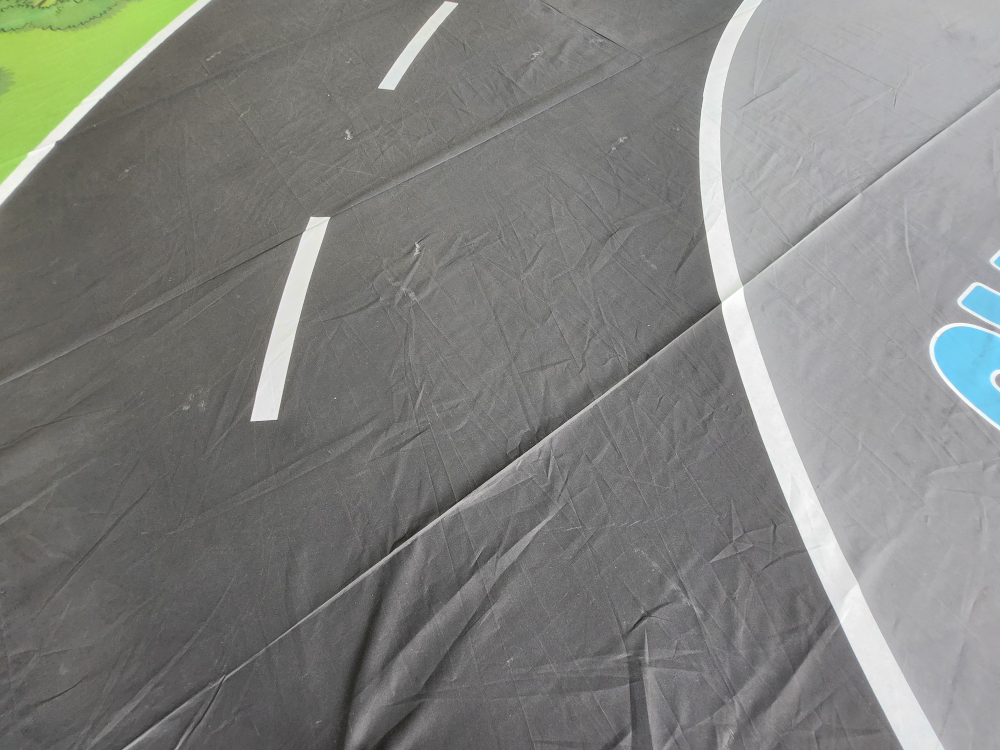
#> input picture pic.jpg, 4000 x 3000 px, given in place of the camera (shown at 1/4 size)
$ python run.py
#> lines starting #> are read from the running program, lines starting #| are printed output that depends on the picture; after the words box and inside, x2 and y2 are one past the last pixel; in counts of white or black regions, pixels touching at a corner belong together
import numpy as np
import serial
import cv2
import time
import sys

# 하이퍼파라미터 설정

angleK = 18 # 회전 각도 배율

lineR = 470 # 기본 라인 위치 설정
lineL = 170

RMax = 520 # 우측 임계값 (좌측 차선) -> 좌측 차선에 민감하게 반응하면 올리고 둔감하면 내리기
RMin = 420 # 좌측 임계값 (우측 차선) -> 우측 차선에 민감하게 반응하면 내리고 둔감하면 올리기

laneMove = 0.25 # 라인에서 벗어났을 때 움직이는 정도
laneC = 20 # 라인 보정치 -> 웬만하면 건들지 말고 라인 보정 이후에 정신 못차리면 수정(lane Move 크게 바꾸면 비례해서 수정 추천)

Svalue = 50 # 색 구분값 초록색 인식되면 내리고 흰색 안보이면 올리기

class ComputerVision(object):
    def grayscale(self, img):

        hsv = cv2.cvtColor(img, cv2.COLOR_BGR2HSV)
        """
        imgH, imgS, imgV = cv2.split(hsv)
        cv2.imshow("H", imgH)
        cv2.imshow("S", imgS)
        cv2.imshow("V", imgV)
        """
        lower = np.array([0, 0, 150])
        upper = np.array([255, Svalue, 255])

        mask = cv2.inRange(hsv, lower, upper)

        white = cv2.bitwise_and(img, img, mask=mask)
        return cv2.cvtColor(white, cv2.COLOR_BGR2GRAY)

    def gaussian_blur(self, img, kernel_size=(None, None)):
        return cv2.GaussianBlur(img, kernel_size, 0)

    def canny_edge(self, img, lth, hth):
        return cv2.Canny(img.copy(), lth, hth)

    def histogram_equalization(self, gray):
        return cv2.equalizeHist(gray)

    def hough_transform(self, img, rho=None, theta=None, threshold=None, mll=None, mlg=None, mode="lineP"):
        if mode == "line":
            return cv2.HoughLines(img.copy(), rho, theta, threshold)
        elif mode == "lineP":
            return cv2.HoughLinesP(img.copy(), rho, theta, threshold, lines=np.array([]),
                                   minLineLength=mll, maxLineGap=mlg)
        elif mode == "circle":
            return cv2.HoughCircles(img.copy(), cv2.HOUGH_GRADIENT, dp=1, minDist=80,
                                    param1=200, param2=10, minRadius=40, maxRadius=100)

    def calculation(self, img,  lines):
        total = 0.0
        cnt = 0

        if lines is None:
            return None

        for line in lines:
            x1, y1, x2, y2 = line[0]
            if x2 - x1 == 0:
                cnt += 1
            else:
                m = (y2 - y1) / (x2 - x1)
                if abs(m) > 1:
                    cv2.line(img, (x1, y1), (x2, y2), (255, 0, 0), 2)
                    theta = np.arctan(abs(m)) - np.pi / 2
                    if m > 0:
                        theta = theta * -1

                    total += theta
                    cnt += 1


        self.plothistogram(img)

        global lineL, lineR

        if lineR > RMax:
            lineL -= laneC
            lineR -= laneC
            return min(-1 * laneMove, result)
        if lineR < Rmin:
            lineL += laneC
            lineR += laneC
            return max(laneMove, result)

        if cnt == 0:
            return -999

        result = total / cnt

        return result

    def morphology(self, img, kernel_size=(None, None), mode="opening"):
        kernel = cv2.getStructuringElement(cv2.MORPH_RECT, kernel_size)
        return cv2.morphologyEx(img, cv2.MORPH_OPEN, kernel)

    def region_of_interest(self, img, vertices):
        mask = np.zeros_like(img)
        if len(img.shape) > 2:
            channel_count = img.shape[2]
            ignore_mask_color = (255,) * channel_count
        else:
            ignore_mask_color = 255

        cv2.fillPoly(mask, vertices, ignore_mask_color)
        masked_image = cv2.bitwise_and(img, mask)
        return masked_image

    def plothistogram(self, image):
        global lineL, lineR
        histogram = np.sum(image[7 * image.shape[0]//8:, :], axis=0)
        indices = np.where(histogram >= 7000)[0]
        if indices.size > 0:
            tempR = indices[np.argmin(np.abs(indices - lineR))]
            tempL = indices[np.argmin(np.abs(indices - lineL))]
            if np.abs(tempR - lineR) < 30:
                a = tempR - lineR
                lineR += a
                lineL += a
                return
            if np.abs(tempL - lineL) < 30:
                a = tempL - lineL
                lineR += a
                lineL += a
                return

    def wrapping(self, image):
        points = [[ 87, 357],
    [559, 357],
    [433, 119],
    [226, 119]]

        height, width = image.shape[0], image.shape[1]
        scaled_points = [(int(p[0]), int(p[1])) for p in points]

        src_points = np.float32([scaled_points[0], scaled_points[1], scaled_points[3], scaled_points[2]])
        dst_points = np.float32([[160, height], [width - 160, height], [160, 0], [width - 160, 0]])

        matrix = cv2.getPerspectiveTransform(src_points, dst_points)
        bird_eye_view = cv2.warpPerspective(image, matrix, (width, height))
        return bird_eye_view

    def detect(self, cap):
        if not cap.isOpened():
            return None

        ret, img = cap.read()
        if not ret:
            return None

        bird_eye_view = self.wrapping(img)

        # 그레이스케일 변환
        gray = self.grayscale(bird_eye_view)

        _, binary_img = cv2.threshold(gray, 180, 255, cv2.THRESH_BINARY)
        blur_gray = self.gaussian_blur(binary_img, (5, 5))

        hist = self.histogram_equalization(blur_gray)
        dst = self.morphology(hist, (2, 2), mode="opening")

        # 가우시안 블러 적용
        cv2.imshow("dst", dst)
        imshape = img.shape
        vertices = np.array([[
            (160, imshape[0] * 1.0),
            (100, imshape[0] * 0),
            (540, imshape[0] * 0),
            (496, imshape[0] * 1)
        ]], dtype=np.int32)

        masked = self.region_of_interest(dst, vertices)
        canny = self.canny_edge(masked, 150, 200)
        lines = self.hough_transform(canny, 1, np.pi/180, 50, 50, 20, mode="lineP")

        reward = self.calculation(dst, lines)

        return reward

class Arduino:
    def __init__(self):
        # 초기 상태 설정
        self.cap = cv2.VideoCapture(1, cv2.CAP_DSHOW)
        self.cap.set(cv2.CAP_PROP_FRAME_WIDTH, 640)
        self.cap.set(cv2.CAP_PROP_FRAME_HEIGHT, 360)
        self.cap.set(cv2.CAP_PROP_AUTOFOCUS, 0)
        self.arduino = serial.Serial(port='COM5', baudrate=9600, timeout=.1)
        time.sleep(2.0)
        self.computerVision = ComputerVision()

    def __delete__(self):
        self.cap.release()
        self.arduino.release()

    def move(self):
        # 모터 회전 후 이동
        try:
            check = 0
            while True:
                start = time.time()
                self.reward = self.take_picture()

                if self.reward is None:
                    print("Camera Disconnected")
                    angle = 999
                elif self.reward == -999:
                    print("No Line")
                    continue
                else:
                    angle = self.reward * angleK + 17

                angle = int(angle)
                print(lineL, lineR, angle)

                end = time.time()
                if end - start < 0.1:
                    time.sleep(0.1 - (end - start))
                self.arduino.flush()
                self.arduino.write(f"{angle}\n".encode('utf-8'))
                cv2.waitKey(1)
        except serial.SerialException as e:
            print(f"Serial Error : {e}")
        except KeyboardInterrupt:
            print("stop")
        finally:
            time.sleep(1.0)
            self.arduino.write("999\n".encode('utf-8'))

    def take_picture(self):
        reward = self.computerVision.detect(self.cap)
#> in detect, img is the input picture: shape (3000, 4000, 3); mean B, G, R 126.4, 129.6, 128.5
#> in wrapping, `bird_eye_view = cv2.warpPerspective(image, matrix, (width, height))`:
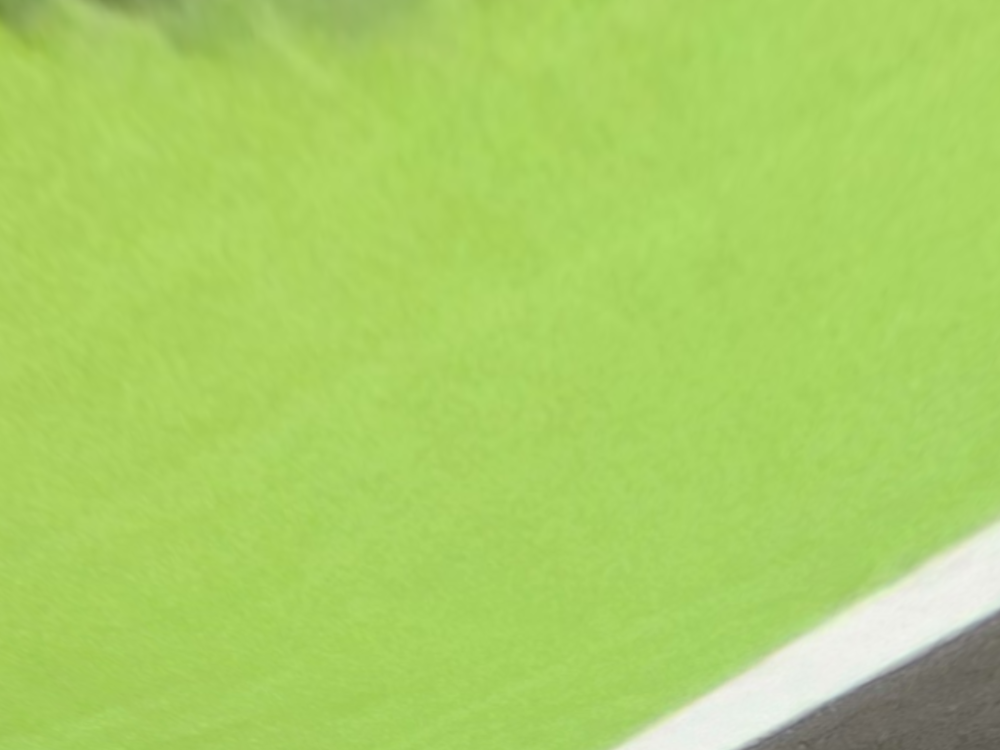
#> bird_eye_view: shape (3000, 4000, 3) (shown at 1/4 size); mean B, G, R 100.8, 208.7, 169.8
#> in grayscale, `hsv = cv2.cvtColor(img, cv2.COLOR_BGR2HSV)`: hsv: shape (3000, 4000, 3); mean H, S, V 40.7, 131.2, 208.7
#> in grayscale, `mask = cv2.inRange(hsv, lower, upper)`:
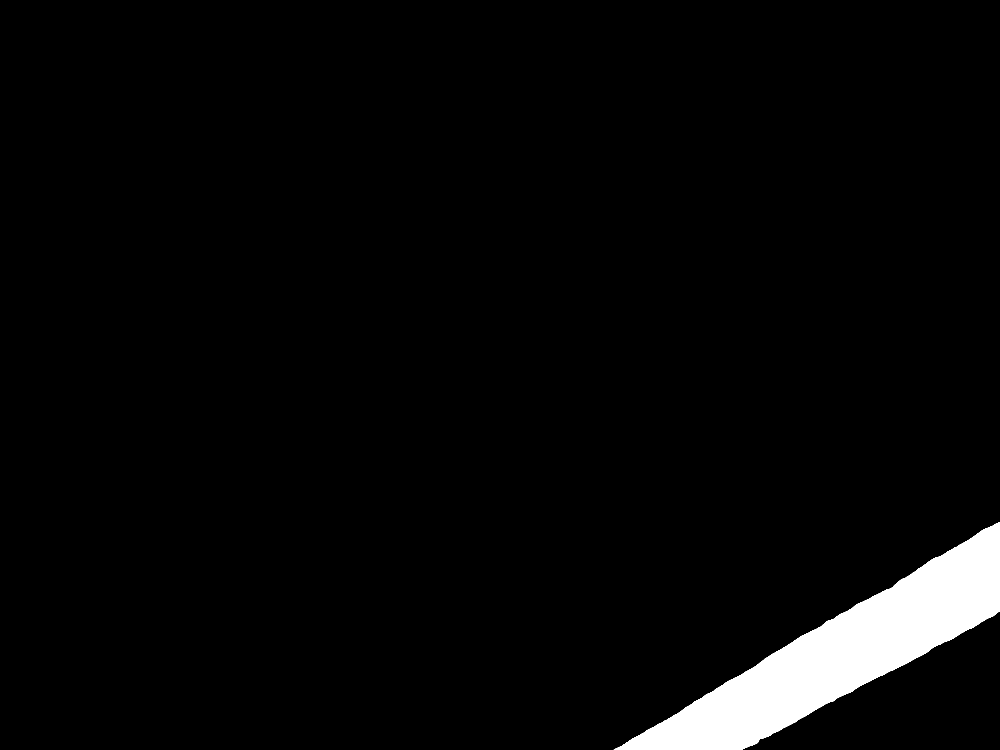
#> mask: shape (3000, 4000) (shown at 1/4 size); 3.5% white; 1 white region, box (x1, y1, x2, y2) and area: (2455, 2088, 4000, 3000) 425535
#> in grayscale, `white = cv2.bitwise_and(img, img, mask=mask)`:
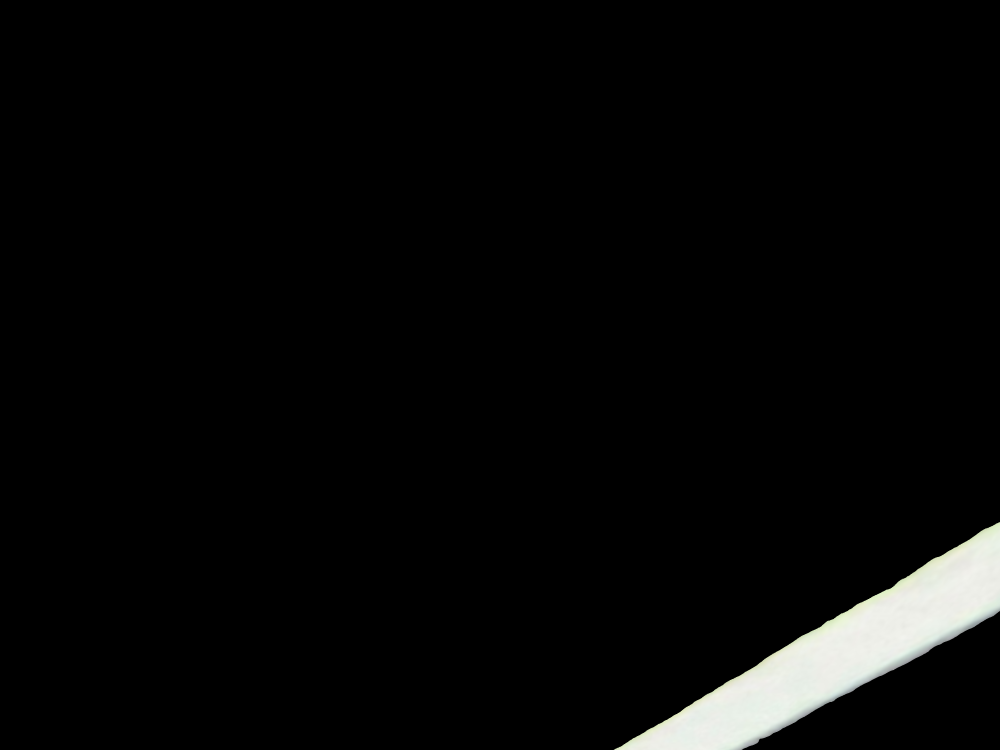
#> white: shape (3000, 4000, 3) (shown at 1/4 size); mean B, G, R 8, 8.3, 8.1
#> in detect, `_, binary_img = cv2.threshold(gray, 180, 255, cv2.THRESH_BINARY)`:
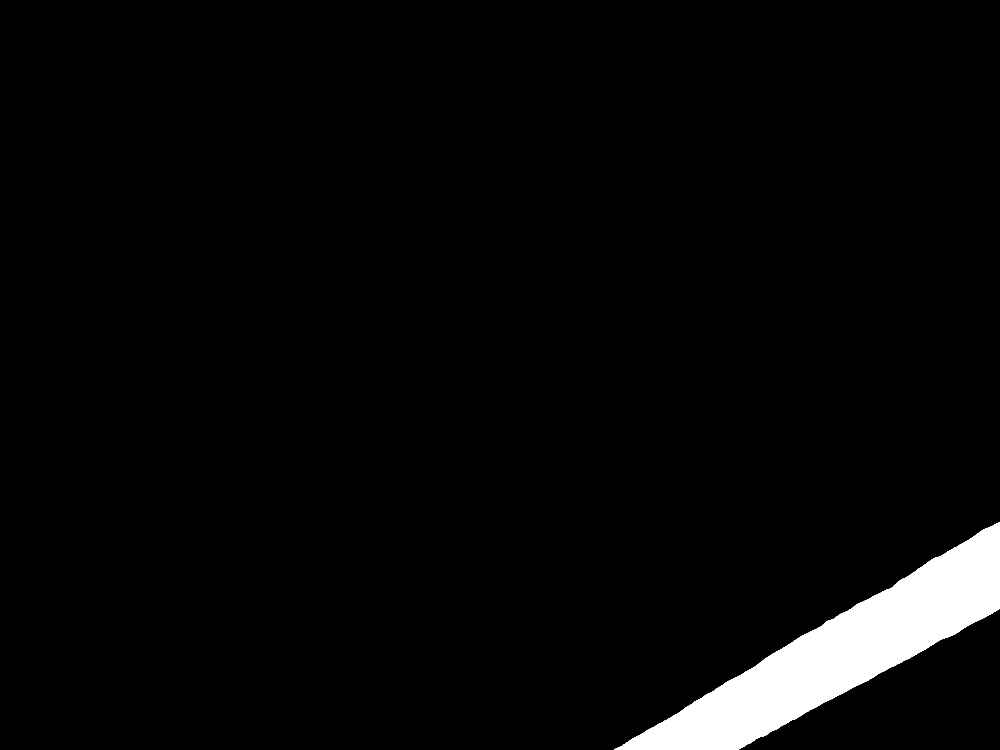
#> binary_img: shape (3000, 4000) (shown at 1/4 size); 3.4% white; 1 white region, box (x1, y1, x2, y2) and area: (2455, 2088, 4000, 3000) 412700
#> in region_of_interest, `cv2.fillPoly(mask, vertices, ignore_mask_color)`:
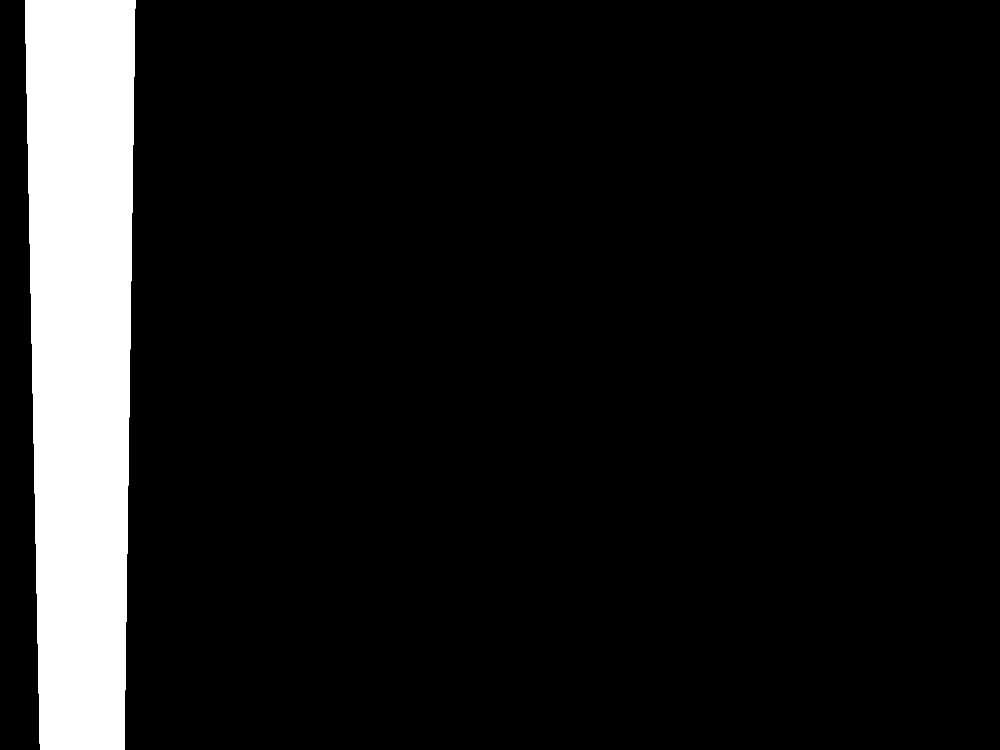
#> mask: shape (3000, 4000) (shown at 1/4 size); 9.7% white; 1 white region, box (x1, y1, x2, y2) and area: (100, 0, 541, 3000) 1167000
#> in region_of_interest, `masked_image = cv2.bitwise_and(img, mask)`: masked_image: shape (3000, 4000); every value is 0
        return reward

if __name__ == "__main__":
    run = Arduino()
    run.move()
#> in take_picture, `reward = self.computerVision.detect(self.cap)`: reward = None
